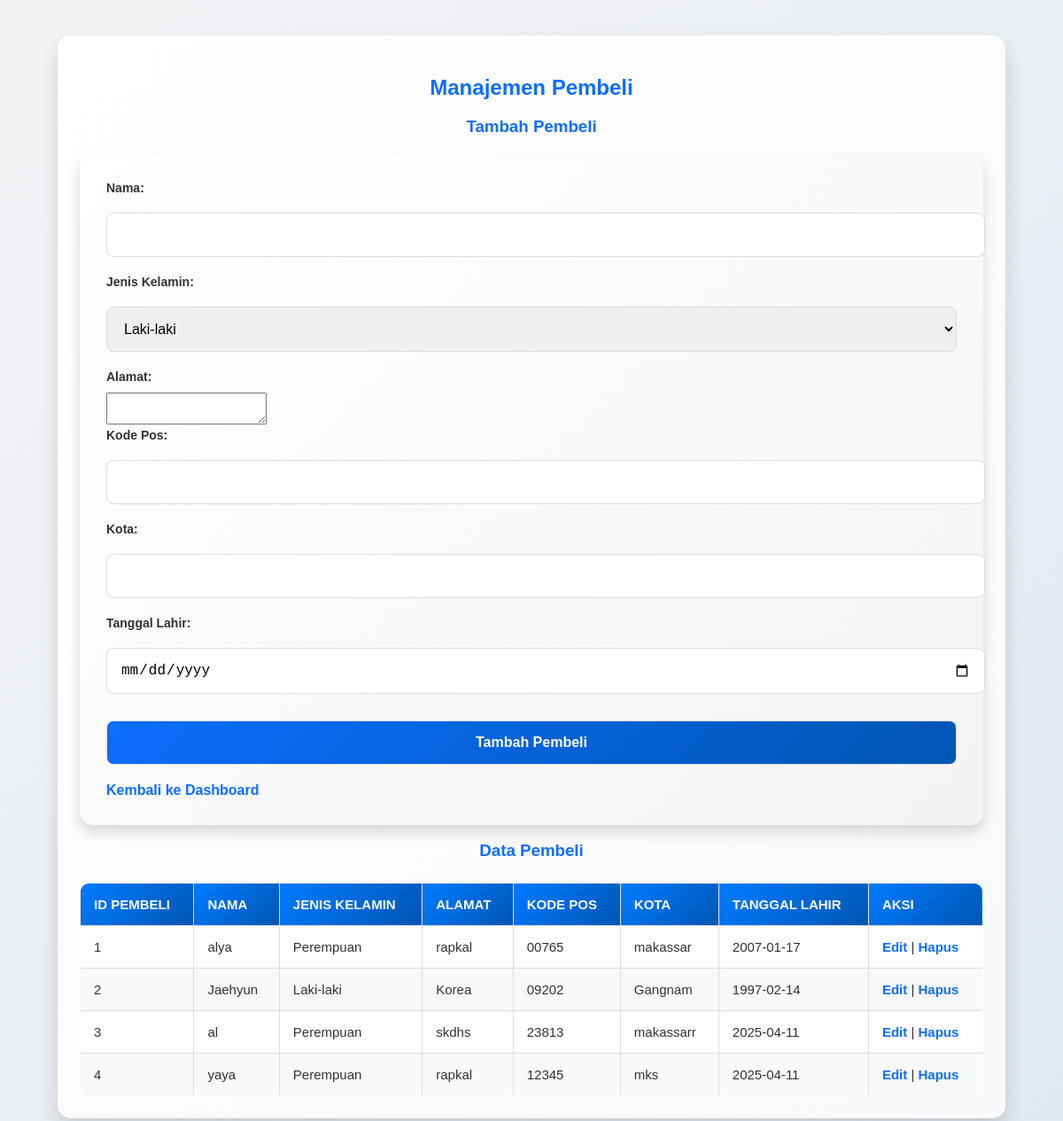
/kasir/user/pembeli.php, run on the app's committed database.
### tables this page shows
CREATE TABLE `pembeli` (
  `id_pembeli` int(11) NOT NULL,
  `nama` varchar(100) NOT NULL,
  `jns_kelamin` enum('Laki-laki','Perempuan') NOT NULL,
  `alamat` text NOT NULL,
  `kode_pos` varchar(10) DEFAULT NULL,
  `kota` varchar(50) DEFAULT NULL,
  `tgl_lahir` date DEFAULT NULL
);

### kasir/user/pembeli.php (the view, shortened to what this page needs)
<?php include '../db.php';
$pembeliData = $conn->query("SELECT * FROM pembeli");
?>
<!DOCTYPE html>
<html lang="id">
<head>
    <link rel="stylesheet" href="../styles.css">
</head>
<body>
    <div class="container">
        <h2>Manajemen Pembeli</h2>
        <h3>Tambah Pembeli</h3>
        <form method="POST">
            <label for="nama">Nama:</label>
            <input type="text" id="nama" name="nama" required><br>
            <label for="jns_kelamin">Jenis Kelamin:</label>
            <select id="jns_kelamin" name="jns_kelamin" required>
                <option value="Laki-laki">Laki-laki</option>
            </select><br>
            <label for="alamat">Alamat:</label>
            <textarea id="alamat" name="alamat" required></textarea><br>
            <label for="kode_pos">Kode Pos:</label>
            <input type="text" id="kode_pos" name="kode_pos"><br>
            <label for="kota">Kota:</label>
            <input type="text" id="kota" name="kota" required><br>
            <label for="tgl_lahir">Tanggal Lahir:</label>
            <input type="date" id="tgl_lahir" name="tgl_lahir" required><br>
            <button type="submit" name="add">Tambah Pembeli</button>
            <br>
            <a href="dashboard.php">Kembali ke Dashboard</a>
        </form>
        <h3>Data Pembeli</h3>
        <table border="1">
            <thead>
                <tr>
                    <th>ID Pembeli</th>
                    <th>Nama</th>
                    <th>Jenis Kelamin</th>
                    <th>Alamat</th>
                    <th>Kode Pos</th>
                    <th>Kota</th>
                    <th>Tanggal Lahir</th>
                    <th>Aksi</th>
                </tr>
            </thead>
            <tbody>
                <?php while ($row = $pembeliData->fetch_assoc()): ?>
                    <tr>
                        <td><?= $row['id_pembeli'] ?></td>
                        <td><?= $row['nama'] ?></td>
                        <td><?= $row['jns_kelamin'] ?></td>
                        <td><?= $row['alamat'] ?></td>
                        <td><?= $row['kode_pos'] ?></td>
                        <td><?= $row['kota'] ?></td>
                        <td><?= $row['tgl_lahir'] ?></td>
                        <td>
                            <a href="?edit=<?= $row['id_pembeli'] ?>">Edit</a> |
                            <a href="?delete=<?= $row['id_pembeli'] ?>" onclick="return confirm('Apakah Anda yakin ingin menghapus pembeli ini?')">Hapus</a>
                        </td>
                    </tr>
                <?php endwhile; ?>
            </tbody>
        </table>
    </div>
</body>
</html>

### kasir/styles.css (style rules this page uses)
body { font-family: 'Poppins', sans-serif; background: linear-gradient(135deg, #f3f4f6, #e2e8f0); color: #333; margin: 0; padding: 0; transition: all 0.3s ease-in-out; }
.container { width: 85%; margin: 40px auto; padding: 25px; background: linear-gradient(135deg, #ffffff, #f8f9fa); border-radius: 15px; box-shadow: 0 10px 20px rgba(0, 0, 0, 0.15); transition: transform 0.3s, box-shadow 0.3s; }
h2, h3 { text-align: center; color: #0d6efd; font-weight: 700; margin-bottom: 15px; }
a { color: #0d6efd; text-decoration: none; font-weight: bold; transition: color 0.3s, transform 0.3s; }
table { width: 100%; border-collapse: collapse; margin-top: 25px; font-size: 15px; background: #fff; border-radius: 10px; overflow: hidden; }
table th, table td { padding: 15px; text-align: left; border: 1px solid #ddd; }
table th { background: linear-gradient(135deg, #007bff, #0056b3); color: white; text-transform: uppercase; font-weight: 600; }
table tr:nth-child(even) { background-color: #f8f9fa; }
form { margin-top: 20px; background: linear-gradient(135deg, #ffffff, #f3f4f6); padding: 30px; border-radius: 15px; box-shadow: 0 8px 15px rgba(0, 0, 0, 0.15); transition: all 0.3s ease-in-out; }
form label { font-weight: bold; display: block; margin-bottom: 10px; font-size: 14px; }
form input, form select, form button { width: 100%; padding: 15px; margin: 10px 0 20px 0; border: 1px solid #ddd; border-radius: 8px; font-size: 16px; transition: border-color 0.3s, box-shadow 0.3s; }
button { background: linear-gradient(135deg, #0d6efd, #0056b3); color: white; border: none; cursor: pointer; transition: background 0.3s, transform 0.3s; border-radius: 8px; font-size: 16px; font-weight: bold; }

### data on the page
pembeli: id_pembeli "1", nama "alya", jns_kelamin "Perempuan", alamat "rapkal", kode_pos "00765", kota "makassar", tgl_lahir "2007-01-17"
pembeli: id_pembeli "2", nama "Jaehyun", jns_kelamin "Laki-laki", alamat "Korea", kode_pos "09202", kota "Gangnam", tgl_lahir "1997-02-14"
pembeli: id_pembeli "3", nama "al", jns_kelamin "Perempuan", alamat "skdhs", kode_pos "23813", kota "makassarr", tgl_lahir "2025-04-11"
pembeli: id_pembeli "4", nama "yaya", jns_kelamin "Perempuan", alamat "rapkal", kode_pos "12345", kota "mks", tgl_lahir "2025-04-11"
